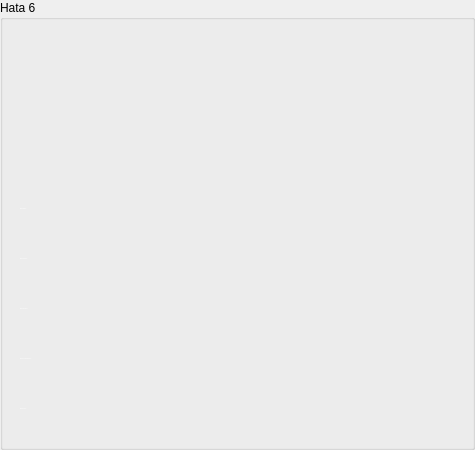
     <widget class="QGroupBox" name="groupBox_6">
      <property name="minimumSize">
       <size>
        <width>475</width>
        <height>450</height>
       </size>
      </property>
      <property name="title">
       <string>Hata 6</string>
      </property>
      <widget class="QLabel" name="text_Hata_Sinif_6">
       <property name="geometry">
        <rect>
         <x>300</x>
         <y>390</y>
         <width>161</width>
         <height>37</height>
        </rect>
       </property>
       <property name="text">
        <string/>
       </property>
      </widget>
      <widget class="QLabel" name="label_Hata_Alani_6">
       <property name="geometry">
        <rect>
         <x>20</x>
         <y>290</y>
         <width>261</width>
         <height>37</height>
        </rect>
       </property>
       <property name="font">
        <font>
         <pointsize>-1</pointsize>
        </font>
       </property>
       <property name="styleSheet">
        <string notr="true">color:white;</string>
       </property>
       <property name="text">
        <string>Hata Alanı(mm2) :</string>
       </property>
      </widget>
      <widget class="QLabel" name="text_Hata_Alan_6">
       <property name="geometry">
        <rect>
         <x>300</x>
         <y>290</y>
         <width>161</width>
         <height>37</height>
        </rect>
       </property>
       <property name="text">
        <string/>
       </property>
      </widget>
      <widget class="QLabel" name="label_Hata_Eni_6">
       <property name="geometry">
        <rect>
         <x>20</x>
         <y>190</y>
         <width>261</width>
         <height>37</height>
        </rect>
       </property>
       <property name="font">
        <font>
         <pointsize>-1</pointsize>
        </font>
       </property>
       <property name="styleSheet">
        <string notr="true">color:white;</string>
       </property>
       <property name="text">
        <string>Hata Eni(mm) :</string>
       </property>
      </widget>
      <widget class="QLabel" name="text_Hata_Eni_6">
       <property name="geometry">
        <rect>
         <x>300</x>
         <y>190</y>
         <width>161</width>
         <height>37</height>
        </rect>
       </property>
       <property name="text">
        <string/>
       </property>
      </widget>
      <widget class="QLabel" name="label_Hata_metre_6">
       <property name="geometry">
        <rect>
         <x>20</x>
         <y>340</y>
         <width>261</width>
         <height>37</height>
        </rect>
       </property>
       <property name="font">
        <font>
         <pointsize>-1</pointsize>
        </font>
       </property>
       <property name="styleSheet">
        <string notr="true">color:white;</string>
       </property>
       <property name="text">
        <string>Hatanın Geldiği Metre(m) :</string>
       </property>
      </widget>
      <widget class="QLabel" name="label_Hata_Sinifi_6">
       <property name="geometry">
        <rect>
         <x>20</x>
         <y>390</y>
         <width>261</width>
         <height>37</height>
        </rect>
       </property>
       <property name="font">
        <font>
         <pointsize>-1</pointsize>
        </font>
       </property>
       <property name="styleSheet">
        <string notr="true">color:white;</string>
       </property>
       <property name="text">
        <string>Hatanın Sınıfı :</string>
       </property>
      </widget>
      <widget class="QLabel" name="text_Hata_Boyu_6">
       <property name="geometry">
        <rect>
         <x>300</x>
         <y>240</y>
         <width>161</width>
         <height>37</height>
        </rect>
       </property>
       <property name="text">
        <string/>
       </property>
      </widget>
      <widget class="QLabel" name="Metre_Label_6">
       <property name="geometry">
        <rect>
         <x>300</x>
         <y>340</y>
         <width>161</width>
         <height>37</height>
        </rect>
       </property>
       <property name="text">
        <string/>
       </property>
      </widget>
      <widget class="QLabel" name="label_Hata_Boyu_6">
       <property name="geometry">
        <rect>
         <x>20</x>
         <y>240</y>
         <width>261</width>
         <height>37</height>
        </rect>
       </property>
       <property name="font">
        <font>
         <pointsize>-1</pointsize>
        </font>
       </property>
       <property name="styleSheet">
        <string notr="true">color:white;</string>
       </property>
       <property name="text">
        <string>Hata Boyu(mm) :</string>
       </property>
      </widget>
      <widget class="QLabel" name="label_Hata_Goster_6">
       <property name="geometry">
        <rect>
         <x>88</x>
         <y>20</y>
         <width>300</width>
         <height>150</height>
        </rect>
       </property>
       <property name="styleSheet">
        <string notr="true"/>
       </property>
       <property name="text">
        <string/>
       </property>
      </widget>
     </widget>
